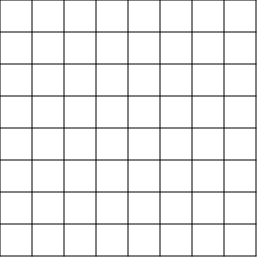
Frame 1 (no input)
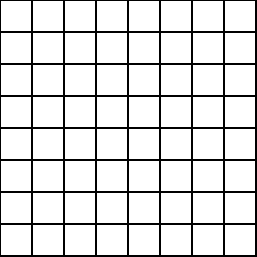
Frame 60 (no input)
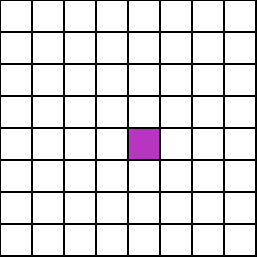
Frame 120 (the mouse pressed at the canvas centre since frame 60)

The p5.js sketch that drew these frames (run headless with seeded random() and noise() and a simulated clock; from frame 60 on, the mouse is pressed at the canvas centre):

// p5.js sketch
// ── sketch.js
function setup() {
  createCanvas(257, 257);
    background(255);
}

function draw() {
 // background(220);
  
  for(var i = 0; i<= 256; i+=32){
    line(i,0,i,256);
    line(0,i,256,i);
  }
}
  
  function mousePressed(){
   var x = floor(mouseX/32)*32;
   var y = floor(mouseY/32)*32; 
    
    fill(random(256),random(256),random(256));
    rect(x,y,32,32);
  }

function keyPressed(){
  if(key == ' ' || keyCode == ENTER){
    background(255);
  }  

}
